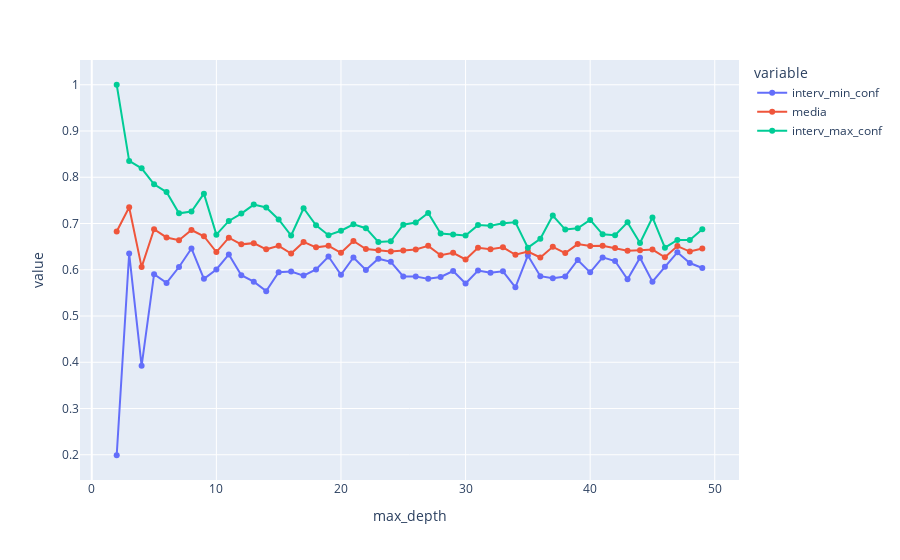

The code cell stored with this chart in its notebook:
### Code cell
import plotly.express as px
px.line(data_frame=df_scores_DecisionTreeClassifier_undersample, y=['interv_min_conf', 'media', 'interv_max_conf'], markers=True)

### Figure 1 — Plotly figure (JSON) as saved in the notebook; plotly's stock layout.template omitted (floating-point values rounded to 4 significant figures)
{"data": [{"hovertemplate": "variable=interv_min_conf<br>max_depth=%{x}<br>value=%{y}<extra></extra>", "legendgroup": "interv_min_conf", "line": {"color": "#636efa", "dash": "solid"}, "marker": {"symbol": "circle"}, "mode": "lines+markers", "name": "interv_min_conf", "orientation": "v", "showlegend": true, "type": "scatter", "x": [2, 3, 4, 5, 6, 7, 8, 9, 10, 11, 12, 13, 14, 15, 16, 17, 18, 19, 20, 21, 22, 23, 24, 25, 26, 27, 28, 29, 30, 31, 32, 33, 34, 35, 36, 37, 38, 39, 40, 41, 42, 43, 44, 45, 46, 47, 48, 49], "xaxis": "x", "y": [0.199, 0.6351, 0.3923, 0.5905, 0.5716, 0.606, 0.6461, 0.5805, 0.6007, 0.6331, 0.5883, 0.5742, 0.5538, 0.5946, 0.5961, 0.5874, 0.6007, 0.6286, 0.5891, 0.6266, 0.5996, 0.624, 0.6171, 0.5856, 0.5852, 0.5803, 0.5843, 0.5973, 0.5703, 0.5983, 0.5934, 0.5965, 0.562, 0.6309, 0.5861, 0.5819, 0.5854, 0.6211, 0.5944, 0.6268, 0.6189, 0.5795, 0.6261, 0.5743, 0.6064, 0.6377, 0.6146, 0.6038], "yaxis": "y"}, {"hovertemplate": "variable=media<br>max_depth=%{x}<br>value=%{y}<extra></extra>", "legendgroup": "media", "line": {"color": "#EF553B", "dash": "solid"}, "marker": {"symbol": "circle"}, "mode": "lines+markers", "name": "media", "orientation": "v", "showlegend": true, "type": "scatter", "x": [2, 3, 4, 5, 6, 7, 8, 9, 10, 11, 12, 13, 14, 15, 16, 17, 18, 19, 20, 21, 22, 23, 24, 25, 26, 27, 28, 29, 30, 31, 32, 33, 34, 35, 36, 37, 38, 39, 40, 41, 42, 43, 44, 45, 46, 47, 48, 49], "xaxis": "x", "y": [0.6826, 0.7352, 0.6058, 0.6876, 0.6698, 0.664, 0.6859, 0.6725, 0.6383, 0.6693, 0.6549, 0.6576, 0.6442, 0.6517, 0.6351, 0.6602, 0.6485, 0.6517, 0.6367, 0.6624, 0.6447, 0.6421, 0.6394, 0.6415, 0.6436, 0.6517, 0.6313, 0.6367, 0.6222, 0.6474, 0.6442, 0.6485, 0.6324, 0.6394, 0.6265, 0.6495, 0.6362, 0.6554, 0.6511, 0.6517, 0.6469, 0.641, 0.6421, 0.6437, 0.6271, 0.6512, 0.6394, 0.6458], "yaxis": "y"}, {"hovertemplate": "variable=interv_max_conf<br>max_depth=%{x}<br>value=%{y}<extra></extra>", "legendgroup": "interv_max_conf", "line": {"color": "#00cc96", "dash": "solid"}, "marker": {"symbol": "circle"}, "mode": "lines+markers", "name": "interv_max_conf", "orientation": "v", "showlegend": true, "type": "scatter", "x": [2, 3, 4, 5, 6, 7, 8, 9, 10, 11, 12, 13, 14, 15, 16, 17, 18, 19, 20, 21, 22, 23, 24, 25, 26, 27, 28, 29, 30, 31, 32, 33, 34, 35, 36, 37, 38, 39, 40, 41, 42, 43, 44, 45, 46, 47, 48, 49], "xaxis": "x", "y": [1.0, 0.8353, 0.8192, 0.7847, 0.7681, 0.722, 0.7258, 0.7646, 0.6759, 0.7056, 0.7215, 0.741, 0.7347, 0.7088, 0.6741, 0.733, 0.6962, 0.6748, 0.6844, 0.6981, 0.6899, 0.6601, 0.6616, 0.6974, 0.7021, 0.723, 0.6783, 0.6762, 0.6742, 0.6966, 0.6951, 0.7004, 0.7029, 0.6478, 0.667, 0.7171, 0.6869, 0.6898, 0.7079, 0.6766, 0.6748, 0.7025, 0.658, 0.7131, 0.6478, 0.6646, 0.6642, 0.6878], "yaxis": "y"}], "layout": {"legend": {"title": {"text": "variable"}, "tracegroupgap": 0}, "margin": {"t": 60}, "xaxis": {"anchor": "y", "domain": [0, 1], "title": {"text": "max_depth"}}, "yaxis": {"anchor": "x", "domain": [0, 1], "title": {"text": "value"}}}}
